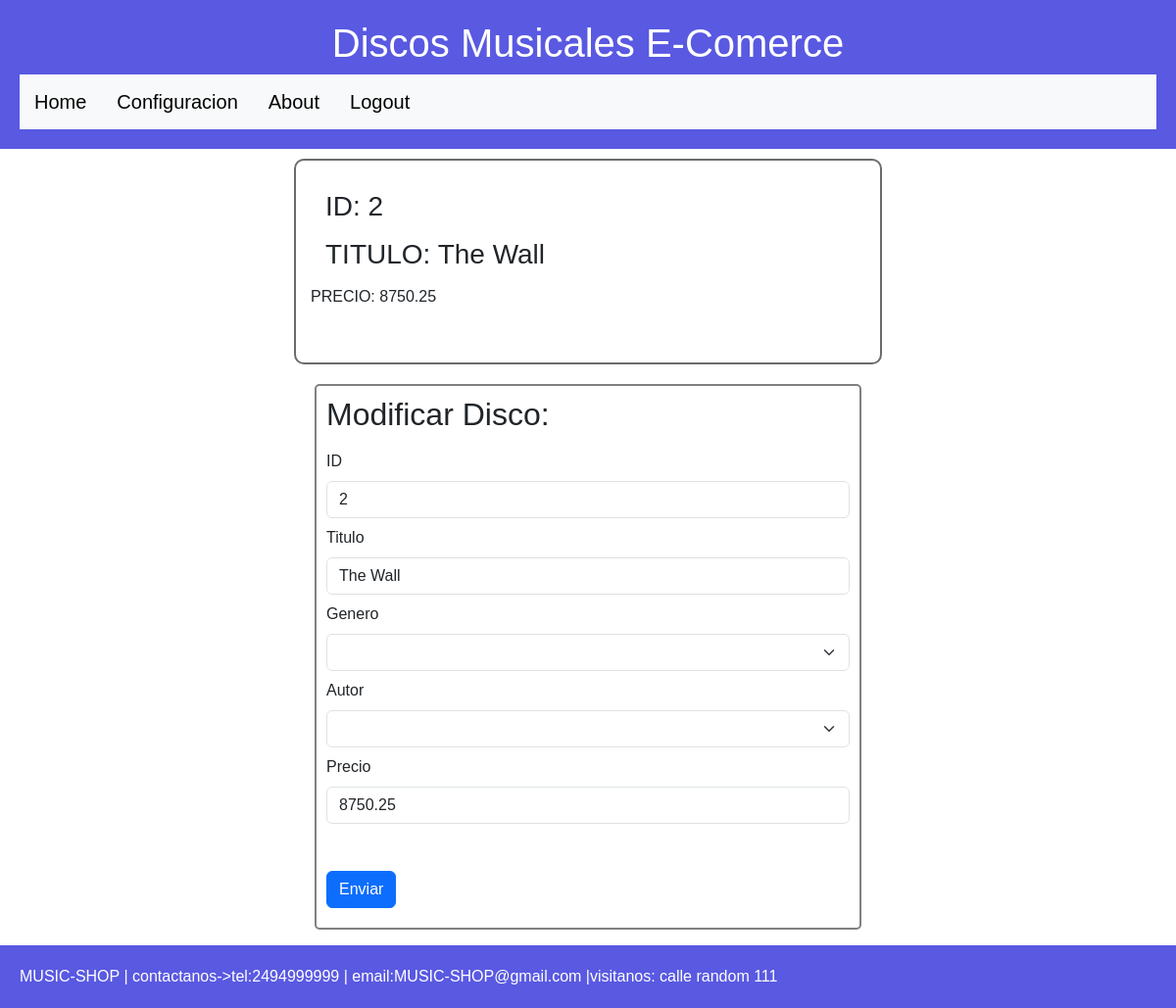
/modificar/2 (signed in), run on the app's committed database.
### tables this page shows
CREATE TABLE `discos` (
  `id` int(10) NOT NULL,
  `autor_id` int(10) NOT NULL,
  `genero_id` int(10) NOT NULL,
  `titulo` varchar(150) NOT NULL,
  `precio` double NOT NULL
);

### app/controllers/discos.controller.php (called while the page is built, shortened)
<?php
require_once './app/models/discos.model.php';
require_once './app/views/discos.view.php';
class DiscosController{
    private $model;
    private $view;
    public function __construct(){
        $this->model = new discosModel();
        $this->view = new discosView();
    }
    public function modificarDisco($id){
        $disco = $this->model->modificarDisco($id);
        $this->view->modificarDisco($disco);
    }
}
?>

### app/models/discos.model.php (called while the page is built, shortened)
<?php
class discosModel{
    private $db;
    public function __construct(){
        $this->db = new PDO("mysql:host=".MYSQL_HOST.";dbname=".MYSQL_DB.";charset=utf8",MYSQL_USER,MYSQL_PASS);
        $this->deploy();
    }
    public function modificarDisco($id){
        $query = $this->db->prepare('SELECT * FROM discos WHERE id = ?');
        $query->execute([$id]);
        $disco = $query->fetch(PDO::FETCH_OBJ);
        return $disco;
    }
    function deploy() {
        $query = $this->db->query('SHOW TABLES');
        $tables = $query->fetchAll();
    }
}
?>

### app/models/generos.model.php (called while the page is built, shortened)
<?php
class GenerosModel{
    private $db;
    public function __construct(){
        $this->db = new PDO("mysql:host=".MYSQL_HOST.";dbname=".MYSQL_DB.";charset=utf8",MYSQL_USER,MYSQL_PASS);
    }
    public function getCategorias(){
        $query = $this->db->prepare('SELECT * FROM genero');
        $query->execute();
        $generos = $query->fetchAll(PDO::FETCH_OBJ);
        return $generos;
    }
}

### app/models/autores.model.php (called while the page is built, shortened)
<?php
class AutoresModel{
    private $db;
    public function __construct(){
        $this->db = new PDO("mysql:host=".MYSQL_HOST.";dbname=".MYSQL_DB.";charset=utf8",MYSQL_USER,MYSQL_PASS);
    }
    public function getAutores(){
        $query = $this->db->prepare('SELECT * FROM autor');
        $query->execute();
        $autor = $query->fetchAll(PDO::FETCH_OBJ);
        return $autor;
    }
}

### app/views/discos.view.php (the view, shortened to what this page needs)
<?php
class discosView{
        ?>
        </div><?php
    public function modificarDisco($disco){
        require_once 'templates/header.phtml';
        ?>
        <div class="verDisco">
            <h3>ID: <?= $disco->id ?></h3>
            <h3>TITULO: <?= $disco->titulo ?></h3>
            <p>
                PRECIO: <?= $disco->precio?>
            </p>
        </div>
        <div class="container">
            <form class="mb-3 formulario" action="update" method="POST">
                <h2>Modificar Disco:</h2>
                <label class="form-label  mt-2"> ID </label>
                <input class="form-control" type="number" name="id" value="<?= $disco->id ?>">
                <label class="form-label  mt-2">Titulo</label>
                <input class="form-control" required type="text" name="titulo" value="<?= $disco->titulo ?>">
                <?php
                $model = new GenerosModel();
                $generos=$model->getCategorias();
                ?>
                <label class="form-label mt-2">Genero</label>
                <select name="genero" class="form-select">
                    <option  value="" selected></option>
                    <?php foreach ($generos as $genero) { ?>
                    <option value=<?= $genero->id?>><?= $genero->categoria?></option>;<?php
                    }?>
                </select>
                <?php
                $model = new AutoresModel();
                $autores=$model->getAutores();
                ?>
                <label class="form-label mt-2">Autor</label>
                <select name="autor" class="form-select">
                    <option  value="" selected></option>
                    <?php foreach ($autores as $autor) { ?>
                    <option value=<?= $autor->id?>><?=$autor->nombre?></option>;<?php
                    }?>
                </select>
                <label class="form-label  mt-2">Precio</label>
                <input class="form-control" required type="float" name="precio" value="<?= $disco->precio ?>">
                <button type="submit" class="btn btn-primary boton mt-5" >Enviar</button>
            </form>
        </div>
        <?php
        require_once 'templates/footer.phtml';
    }
}
?>

### css/style.css (style rules this page uses)
body { font-family:Arial, Helvetica, sans-serif; }
.formulario { max-width: 50%; margin: 20px auto 20px; padding: 10px; border: 2px solid gray; border-radius: 5px; }
h3 { margin: 15px; }
.verDisco { border: 2px solid rgb(107, 107, 107); border-radius: 10px; max-width: 50%; margin: 10px auto 10px; padding: 15px; }
.boton { margin:10px auto 10px; }

### data on the page
discos: id "2", titulo "The Wall", precio "8750.25"
